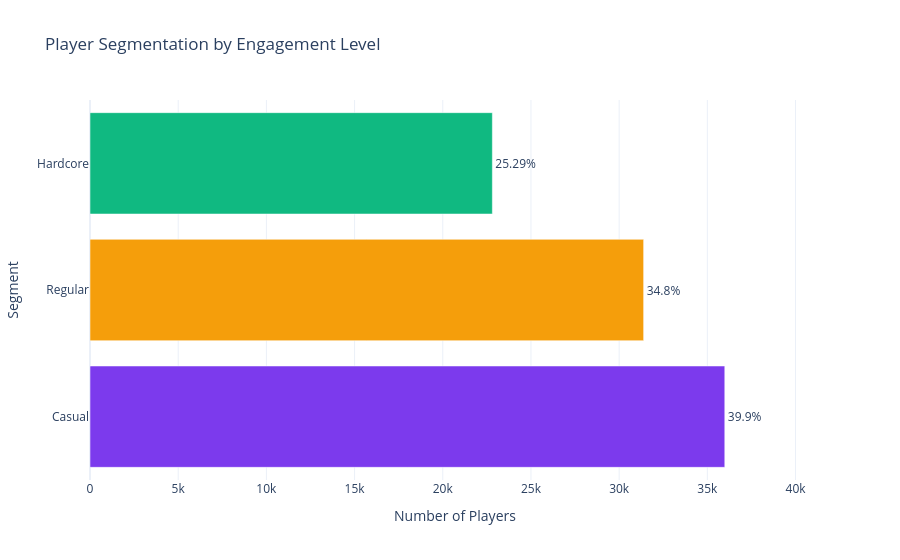

Write notebook code for a chart like this one.
### Code cell
# Visualize segment distribution as a pie chart
SEGMENT_COLORS = {'Casual': '#7C3AED', 'Regular': '#F59E0B', 'Hardcore': '#10B981'}
SEGMENT_ORDER = ['Hardcore', 'Regular', 'Casual']  # ascending order for readability

fig = px.bar(
    segment_dist.set_index('segment').reindex(SEGMENT_ORDER).reset_index(),
    x='count',
    y='segment',
    color='segment',
    color_discrete_map=SEGMENT_COLORS,
    orientation='h',
    text='share (%)',
    labels={'count': 'Number of Players', 'segment': 'Segment'},
    title='Player Segmentation by Engagement Level'
)
fig.update_traces(texttemplate='%{text}%', textposition='outside')
fig.update_layout(showlegend=False, xaxis_range=[0, segment_dist['count'].max() * 1.15])
fig.show()

### Figure 1 — Plotly figure (JSON) as saved in the notebook; plotly's stock layout.template omitted (floating-point values rounded to 4 significant figures)
{"data": [{"hovertemplate": "Segment=%{y}<br>Number of Players=%{x}<br>share (%)=%{text}<extra></extra>", "legendgroup": "Hardcore", "marker": {"color": "#10B981", "pattern": {"shape": ""}}, "name": "Hardcore", "orientation": "h", "showlegend": true, "text": [25.29], "textposition": "outside", "texttemplate": "%{text}%", "type": "bar", "x": [22811], "xaxis": "x", "y": ["Hardcore"], "yaxis": "y"}, {"hovertemplate": "Segment=%{y}<br>Number of Players=%{x}<br>share (%)=%{text}<extra></extra>", "legendgroup": "Regular", "marker": {"color": "#F59E0B", "pattern": {"shape": ""}}, "name": "Regular", "orientation": "h", "showlegend": true, "text": [34.8], "textposition": "outside", "texttemplate": "%{text}%", "type": "bar", "x": [31388], "xaxis": "x", "y": ["Regular"], "yaxis": "y"}, {"hovertemplate": "Segment=%{y}<br>Number of Players=%{x}<br>share (%)=%{text}<extra></extra>", "legendgroup": "Casual", "marker": {"color": "#7C3AED", "pattern": {"shape": ""}}, "name": "Casual", "orientation": "h", "showlegend": true, "text": [39.9], "textposition": "outside", "texttemplate": "%{text}%", "type": "bar", "x": [35989], "xaxis": "x", "y": ["Casual"], "yaxis": "y"}], "layout": {"barmode": "relative", "legend": {"title": {"text": "Segment"}, "tracegroupgap": 0}, "showlegend": false, "title": {"text": "Player Segmentation by Engagement Level"}, "xaxis": {"anchor": "y", "domain": [0, 1], "range": [0, 41390.0], "title": {"text": "Number of Players"}}, "yaxis": {"anchor": "x", "categoryarray": ["Casual", "Regular", "Hardcore"], "categoryorder": "array", "domain": [0, 1], "title": {"text": "Segment"}}}}
